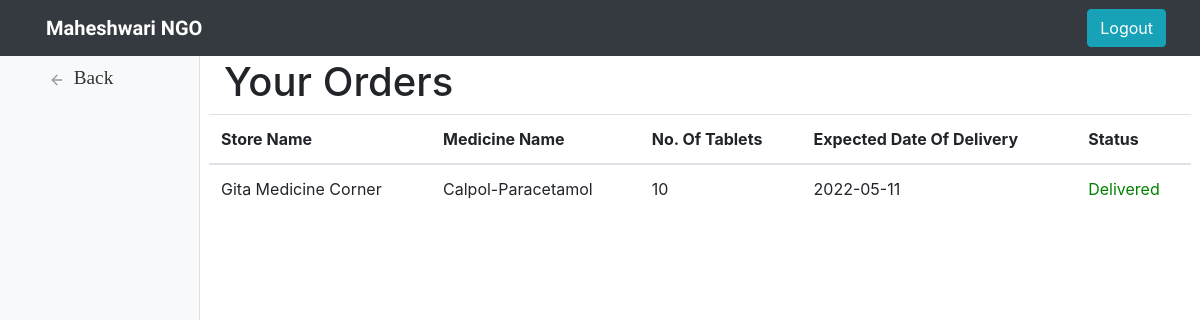
The page /home/ngo/order.php (signed in) on the database its author committed.
### tables this page shows
CREATE TABLE `orders` (
  `id` int(255) NOT NULL,
  `ngo` varchar(60) NOT NULL,
  `ngo_address` varchar(150) NOT NULL,
  `store` varchar(60) NOT NULL,
  `medicine_name` varchar(50) NOT NULL,
  `number_tablets` int(100) NOT NULL,
  `dod` date NOT NULL,
  `status` int(1) NOT NULL
);

### home/ngo/order.php (the view, shortened to what this page needs)
<?php
$mysqli = new mysqli("localhost","root","","recmeds") or die(mysqli_error($mysqli));
?>
<!DOCTYPE html>
<html lang="en" dir="ltr">
  <head>
    <?php require_once 'includes/head.php'; ?>
  </head>
  <body>
    <?php require_once 'includes/header.php'; ?>
    <div class="container-fluid">
      <div class="row">
        <nav class="col-md-2 d-none d-md-block bg-light sidebar">
            <div class="sidebar-sticky">
                <ul class="nav flex-column">
                    <li class="nav-item">
                        <a class="nav-link" href="ngo.php">
                            <span data-feather="arrow-left"></span>
                            Back
                        </a>
                    </li>
                </ul>
            </div>
        </nav>
        <main role="main" class="col-md-9 ml-sm-auto col-lg-10 px-4">
            <h1 style="margin-top: 10px">Your Orders</h1>
            <?php
              $ngo = $_SESSION['name'];
              $result = $mysqli->query("SELECT * from orders WHERE ngo='$ngo'");
            ?>
            <div class="row justify-content-center">
              <table class = "table">
                <thead>
                  <tr>
                    <th>Store Name</th>
                    <th>Medicine Name</th>
                    <th>No. Of Tablets</th>
                    <th>Expected Date Of Delivery</th>
                    <th>Status</th>
                  </tr>
                </thead>
                <?php while ($row = $result->fetch_assoc()): ?>
                  <tr>
                    <td><?php echo $row['store']; ?></td>
                    <td><?php echo $row['medicine_name']; ?></td>
                    <td><?php echo $row['number_tablets']; ?></td>
                    <td><?php echo $row['dod']; ?></td>
                    <td>
                      <?php if($row['status'] == 1): ?>
                        <p style="color:green;">Delivered</p>
                      <?php else: ?>
                        <p style="color:orange;">On The Way</p>
                      <?php endif; ?>
                    </td>
                  </tr>
                <?php endwhile; ?>
              </table>
            </div>
        </main>
      </div>
    </div>
  </body>
</html>

### home/ngo/css/styles.css (style rules this page uses)
body { font-size: .875rem; }
.feather { width: 16px; height: 16px; vertical-align: text-bottom; }
.sidebar { position: fixed; top: 0; bottom: 0; left: 0; z-index: 100; padding: 48px 0 0; box-shadow: inset -1px 0 0 rgba(0, 0, 0, .1); }
.sidebar-sticky { position: relative; top: 0; height: calc(100vh - 48px); padding-top: .5rem; overflow-x: hidden; overflow-y: auto; }
.sidebar .nav-link { font-weight: 500; color: #333; }
.sidebar .nav-link .feather { margin-right: 4px; color: #999; }
[role="main"] { padding-top: 48px; }
.nav-item { padding: 0 18px; }
.nav-link { font-size: 1.2rem; font-family: "Montserrat-Light" }

### rows shown on the page
orders: store "Gita Medicine Corner", medicine_name "Calpol-Paracetamol", number_tablets "10", dod "2022-05-11", status "Delivered"

### other values the page prints
$_SESSION['name'] "Maheshwari NGO"
